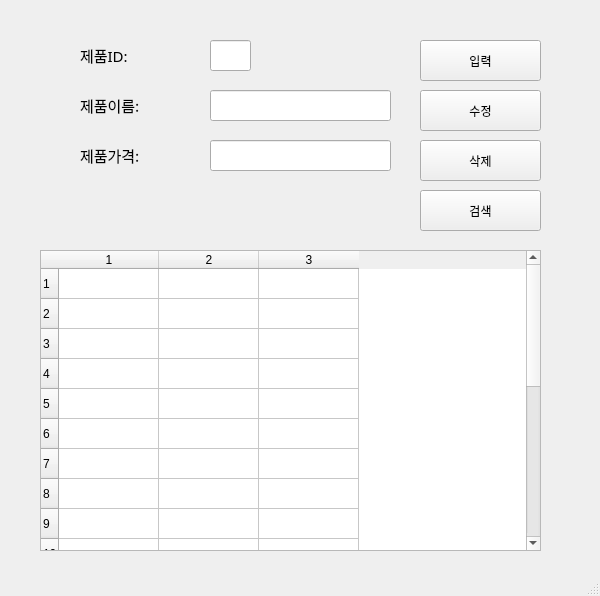
<?xml version="1.0" encoding="UTF-8"?>
<ui version="4.0">
 <class>MainWindow</class>
 <widget class="QMainWindow" name="MainWindow">
  <property name="geometry">
   <rect>
    <x>0</x>
    <y>0</y>
    <width>600</width>
    <height>596</height>
   </rect>
  </property>
  <property name="windowTitle">
   <string>MainWindow</string>
  </property>
  <widget class="QWidget" name="centralwidget">
   <widget class="QLabel" name="label">
    <property name="geometry">
     <rect>
      <x>80</x>
      <y>40</y>
      <width>81</width>
      <height>31</height>
     </rect>
    </property>
    <property name="font">
     <font>
      <family>맑은 고딕</family>
      <pointsize>11</pointsize>
     </font>
    </property>
    <property name="text">
     <string>제품ID:</string>
    </property>
   </widget>
   <widget class="QLabel" name="label_2">
    <property name="geometry">
     <rect>
      <x>80</x>
      <y>90</y>
      <width>81</width>
      <height>31</height>
     </rect>
    </property>
    <property name="font">
     <font>
      <family>맑은 고딕</family>
      <pointsize>11</pointsize>
     </font>
    </property>
    <property name="text">
     <string>제품이름:</string>
    </property>
   </widget>
   <widget class="QLabel" name="label_3">
    <property name="geometry">
     <rect>
      <x>80</x>
      <y>140</y>
      <width>81</width>
      <height>31</height>
     </rect>
    </property>
    <property name="font">
     <font>
      <family>맑은 고딕</family>
      <pointsize>11</pointsize>
     </font>
    </property>
    <property name="text">
     <string>제품가격:</string>
    </property>
   </widget>
   <widget class="QLineEdit" name="prodID">
    <property name="geometry">
     <rect>
      <x>210</x>
      <y>40</y>
      <width>41</width>
      <height>31</height>
     </rect>
    </property>
   </widget>
   <widget class="QLineEdit" name="prodName">
    <property name="geometry">
     <rect>
      <x>210</x>
      <y>90</y>
      <width>181</width>
      <height>31</height>
     </rect>
    </property>
   </widget>
   <widget class="QLineEdit" name="prodPrice">
    <property name="geometry">
     <rect>
      <x>210</x>
      <y>140</y>
      <width>181</width>
      <height>31</height>
     </rect>
    </property>
   </widget>
   <widget class="QPushButton" name="pushButton">
    <property name="geometry">
     <rect>
      <x>420</x>
      <y>40</y>
      <width>121</width>
      <height>41</height>
     </rect>
    </property>
    <property name="text">
     <string>입력</string>
    </property>
   </widget>
   <widget class="QPushButton" name="pushButton_2">
    <property name="geometry">
     <rect>
      <x>420</x>
      <y>90</y>
      <width>121</width>
      <height>41</height>
     </rect>
    </property>
    <property name="text">
     <string>수정</string>
    </property>
   </widget>
   <widget class="QPushButton" name="pushButton_3">
    <property name="geometry">
     <rect>
      <x>420</x>
      <y>140</y>
      <width>121</width>
      <height>41</height>
     </rect>
    </property>
    <property name="text">
     <string>삭제</string>
    </property>
   </widget>
   <widget class="QPushButton" name="pushButton_4">
    <property name="geometry">
     <rect>
      <x>420</x>
      <y>190</y>
      <width>121</width>
      <height>41</height>
     </rect>
    </property>
    <property name="text">
     <string>검색</string>
    </property>
   </widget>
   <widget class="QTableWidget" name="tableWidget">
    <property name="geometry">
     <rect>
      <x>40</x>
      <y>250</y>
      <width>501</width>
      <height>301</height>
     </rect>
    </property>
    <property name="rowCount">
     <number>20</number>
    </property>
    <property name="columnCount">
     <number>3</number>
    </property>
    <row/>
    <row/>
    <row/>
    <row/>
    <row/>
    <row/>
    <row/>
    <row/>
    <row/>
    <row/>
    <row/>
    <row/>
    <row/>
    <row/>
    <row/>
    <row/>
    <row/>
    <row/>
    <row/>
    <row/>
    <column/>
    <column/>
    <column/>
   </widget>
  </widget>
  <widget class="QMenuBar" name="menubar">
   <property name="geometry">
    <rect>
     <x>0</x>
     <y>0</y>
     <width>600</width>
     <height>21</height>
    </rect>
   </property>
  </widget>
  <widget class="QStatusBar" name="statusbar"/>
 </widget>
 <resources/>
 <connections>
  <connection>
   <sender>pushButton</sender>
   <signal>clicked()</signal>
   <receiver>MainWindow</receiver>
   <slot>addProduct()</slot>
   <hints>
    <hint type="sourcelabel">
     <x>504</x>
     <y>93</y>
    </hint>
    <hint type="destinationlabel">
     <x>470</x>
     <y>95</y>
    </hint>
   </hints>
  </connection>
  <connection>
   <sender>pushButton_2</sender>
   <signal>clicked()</signal>
   <receiver>MainWindow</receiver>
   <slot>updateProduct()</slot>
   <hints>
    <hint type="sourcelabel">
     <x>528</x>
     <y>150</y>
    </hint>
    <hint type="destinationlabel">
     <x>470</x>
     <y>136</y>
    </hint>
   </hints>
  </connection>
  <connection>
   <sender>pushButton_3</sender>
   <signal>clicked()</signal>
   <receiver>MainWindow</receiver>
   <slot>removeProduct()</slot>
   <hints>
    <hint type="sourcelabel">
     <x>519</x>
     <y>196</y>
    </hint>
    <hint type="destinationlabel">
     <x>469</x>
     <y>183</y>
    </hint>
   </hints>
  </connection>
  <connection>
   <sender>pushButton_4</sender>
   <signal>clicked()</signal>
   <receiver>MainWindow</receiver>
   <slot>getProduct()</slot>
   <hints>
    <hint type="sourcelabel">
     <x>516</x>
     <y>240</y>
    </hint>
    <hint type="destinationlabel">
     <x>471</x>
     <y>229</y>
    </hint>
   </hints>
  </connection>
 </connections>
 <slots>
  <slot>addProduct()</slot>
  <slot>updateProduct()</slot>
  <slot>removeProduct()</slot>
  <slot>getProduct()</slot>
 </slots>
</ui>
